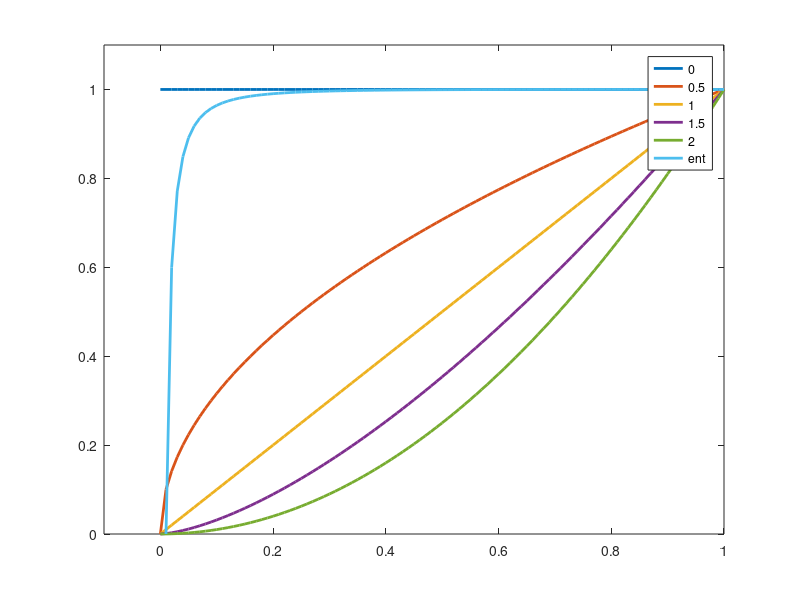

Here is the MATLAB script that generated this plot:

w_s = 0:0.01:1;

w = w_s.*randn(100,1)
for p = 0:0.5:2
plot(w_s,mean(abs(w).^p)/max(mean(abs(w).^p)),'LineWidth',2);hold on;
end
p = exp(-w.^2/2./w_s.^2)/sqrt(2*pi)./w_s;
ent = -sum(p.*log(p));
plot(w_s,(ent-min(ent))./(max(ent)-min(ent)),'LineWidth',2)
legend('0','0.5','1','1.5','2','ent');
axis([-0.1 1 0 1.1]);
hold off


